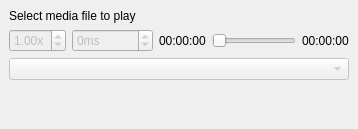
  <widget class="QDockWidget" name="dockAudio">
   <property name="minimumSize">
    <size>
     <width>324</width>
     <height>124</height>
    </size>
   </property>
   <property name="contextMenuPolicy">
    <enum>Qt::ContextMenuPolicy::NoContextMenu</enum>
   </property>
   <property name="toolTip">
    <string>Media playback controls</string>
   </property>
   <property name="windowTitle">
    <string>Media Controls</string>
   </property>
   <attribute name="dockWidgetArea">
    <number>8</number>
   </attribute>
   <widget class="QWidget" name="dockWidgetContents_4">
    <layout class="QVBoxLayout" name="verticalLayout_6">
     <item>
      <widget class="QLabel" name="audio_label">
       <property name="text">
        <string>Select media file to play</string>
       </property>
      </widget>
     </item>
     <item>
      <layout class="QHBoxLayout" name="horizontalLayout_7">
       <item>
        <widget class="QDoubleSpinBox" name="playRate">
         <property name="enabled">
          <bool>false</bool>
         </property>
         <property name="sizePolicy">
          <sizepolicy hsizetype="Minimum" vsizetype="Fixed">
           <horstretch>0</horstretch>
           <verstretch>0</verstretch>
          </sizepolicy>
         </property>
         <property name="minimumSize">
          <size>
           <width>0</width>
           <height>0</height>
          </size>
         </property>
         <property name="focusPolicy">
          <enum>Qt::FocusPolicy::NoFocus</enum>
         </property>
         <property name="toolTip">
          <string>Playback rate</string>
         </property>
         <property name="suffix">
          <string>x</string>
         </property>
         <property name="minimum">
          <double>0.050000000000000</double>
         </property>
         <property name="maximum">
          <double>2.000000000000000</double>
         </property>
         <property name="singleStep">
          <double>0.050000000000000</double>
         </property>
         <property name="value">
          <double>1.000000000000000</double>
         </property>
        </widget>
       </item>
       <item>
        <widget class="QSpinBox" name="audioDelay">
         <property name="enabled">
          <bool>false</bool>
         </property>
         <property name="focusPolicy">
          <enum>Qt::FocusPolicy::NoFocus</enum>
         </property>
         <property name="toolTip">
          <string>Millisecond adjustment between actual timestamp and media and steno timestamps.</string>
         </property>
         <property name="suffix">
          <string>ms</string>
         </property>
         <property name="minimum">
          <number>-10000</number>
         </property>
         <property name="maximum">
          <number>10000</number>
         </property>
         <property name="singleStep">
          <number>100</number>
         </property>
        </widget>
       </item>
       <item>
        <widget class="QLabel" name="audio_curr_pos">
         <property name="toolTip">
          <string>Current time</string>
         </property>
         <property name="text">
          <string>00:00:00</string>
         </property>
        </widget>
       </item>
       <item>
        <widget class="QSlider" name="audio_seeker">
         <property name="enabled">
          <bool>false</bool>
         </property>
         <property name="focusPolicy">
          <enum>Qt::FocusPolicy::NoFocus</enum>
         </property>
         <property name="toolTip">
          <string>Track for media presently playing</string>
         </property>
         <property name="orientation">
          <enum>Qt::Orientation::Horizontal</enum>
         </property>
        </widget>
       </item>
       <item>
        <widget class="QLabel" name="audio_duration">
         <property name="toolTip">
          <string>Duration of track</string>
         </property>
         <property name="text">
          <string>00:00:00</string>
         </property>
        </widget>
       </item>
      </layout>
     </item>
     <item>
      <widget class="QComboBox" name="audio_output">
       <property name="enabled">
        <bool>false</bool>
       </property>
       <property name="toolTip">
        <string>Select output device</string>
       </property>
      </widget>
     </item>
     <item>
      <spacer name="verticalSpacer_6">
       <property name="orientation">
        <enum>Qt::Orientation::Vertical</enum>
       </property>
       <property name="sizeHint" stdset="0">
        <size>
         <width>20</width>
         <height>40</height>
        </size>
       </property>
      </spacer>
     </item>
     <item>
      <layout class="QVBoxLayout" name="videoLayout"/>
     </item>
    </layout>
   </widget>
  </widget>
